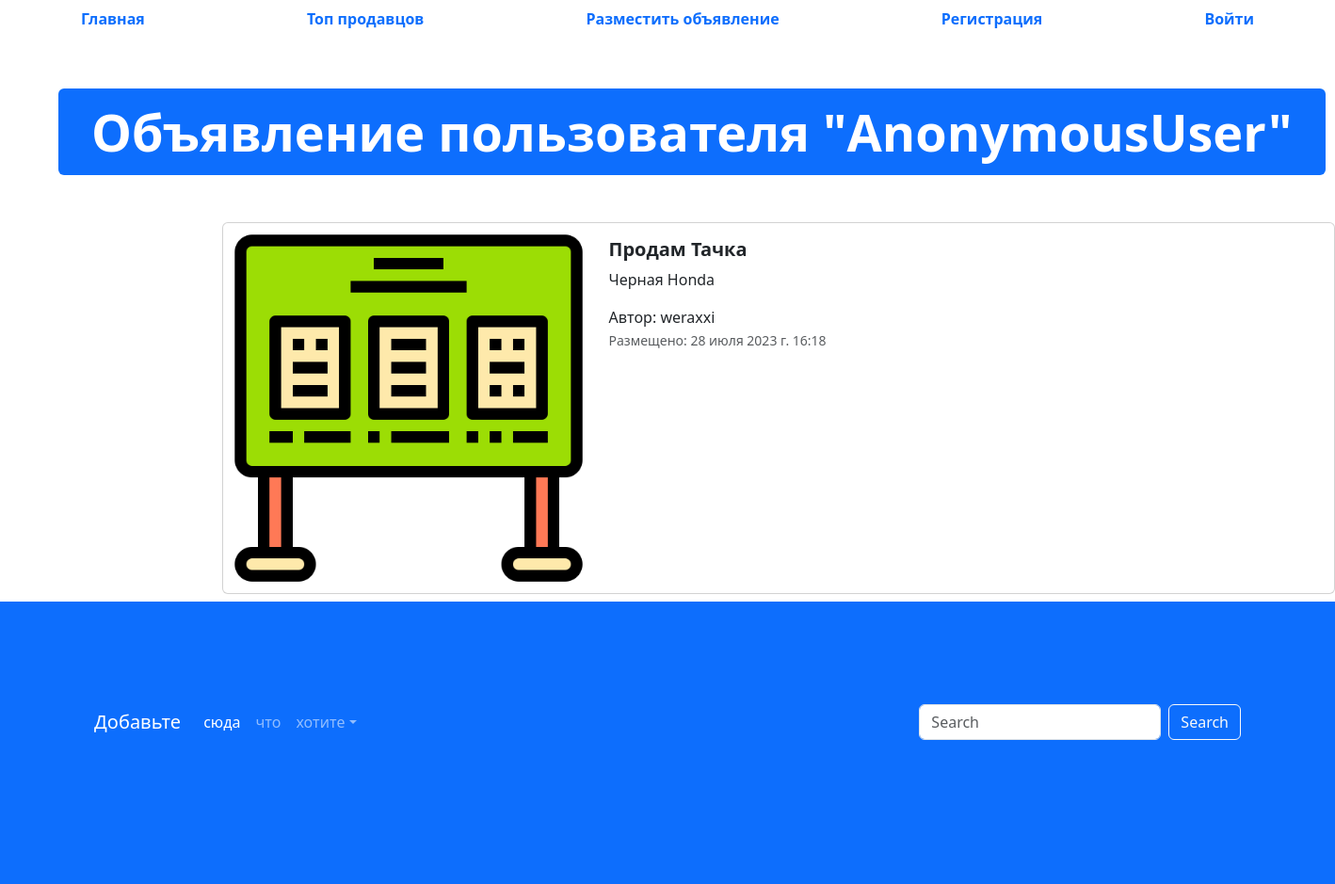
The page /advertisement/3 on the database its author committed.
### app_advertisement/models.py (models this page shows, shortened)
class Advertisement(models.Model):
    title = models.CharField(
        max_length=80,
        verbose_name="Название",
    )
    description = models.TextField(
        verbose_name="Описание"
    )
    price = models.DecimalField(
        max_digits=10,
        decimal_places=2,
        verbose_name="Цена"
    )
    auction = models.BooleanField(
        verbose_name="Торг",
        default=False
    )
    created_at = models.DateTimeField(
       auto_now_add=True,
        verbose_name="Дата публикации"
    )
    updated_at = models.DateTimeField(
        auto_now=True,
        verbose_name="Дата редактирования"
    )
    user = models.ForeignKey(
        User,
        verbose_name="Пользователь",
        on_delete=models.CASCADE
    )
    image = models.ImageField(
        verbose_name="Изображение",
        upload_to="advertisements/",
        null=True,
        blank=True
    )
    class Meta:
        db_table = "advertisement"

### app_advertisement/views.py (the view)
# urls.py: path("advertisement/<int:pk>", advertisement_view, name="adv"),
def advertisement_view(request, pk):
    advertisement = Advertisement.objects.get(pk=pk)
    context = {
        "advertisement": advertisement,
    }
    return render(request, "app_advertisement/advertisement.html", context)

### templates/app_advertisement/advertisement.html (shortened to what this page needs)
{% extends 'base.html' %}
{% load static %}
{% block content %}
  <div class="container" style="margin: 50px;">
    <div class="display-2">
      <span class="badge bg-primary">Объявление пользователя "{{ user }}"</span>
    </div>
  </div>
  <div class="col offset-2">
    <div class="card mb-2" style="max-width: 1200px; margin-top: 20px;">
      <div class="row g-0">
        <div class="col-md-4">
          <a href="#" class="nav-link">
            <img src="{% if adv.image %} {{ adv.image.url }} {% else %} {% static 'img/adv.png' %} {% endif %}" class="img-fluid rounded-start" alt="Card title">          </a>
        </div>
        <div class="col">
          <div class="card-body">
            <h5 class="card-title">
              <a href="#" class="nav-link"><strong>Продам {{ advertisement.title }}</strong></a>
            </h5>
            <p class="card-text">
              {{ advertisement.description }}
            </p>
            <span>Автор: {{ advertisement.user }}</span>
            <p class="card-text"><small class="text-muted">Размещено: {{ advertisement.created_at }}</small></p>
          </div>
        </div>
      </div>
    </div>
  </div>
  <footer style="padding: 100px; min-height: 300px;" class="bg-primary">
    <nav class="navbar navbar-expand-sm navbar-dark">
      <a class="navbar-brand" href="#">Добавьте</a>
      <div class="collapse navbar-collapse" id="collapsibleNavId">
        <ul class="navbar-nav me-auto mt-2 mt-lg-0">
          <li class="nav-item">
            <a class="nav-link active" href="#" aria-current="page">сюда</a>
          </li>
          <li class="nav-item">
            <a class="nav-link" href="#">что</a>
          </li>
          <li class="nav-item dropdown">
            <a class="nav-link dropdown-toggle" href="#" id="dropdownId" data-bs-toggle="dropdown" aria-haspopup="true"
              aria-expanded="false">хотите</a>
          </li>
        </ul>
        <form class="d-flex my-2 my-lg-0">
          <input class="form-control me-sm-2" type="text" placeholder="Search">
          <button class="btn btn-outline-light my-2 my-sm-0" type="submit">Search</button>
        </form>
      </div>
    </nav>
  </footer>
{% endblock %}

### rows shown on the page
Advertisement: title "Тачка", description "Черная Honda", user "weraxxi", created_at "28 июля 2023 г. 16:18"

### other values the page prints
{{ user }} "AnonymousUser"
